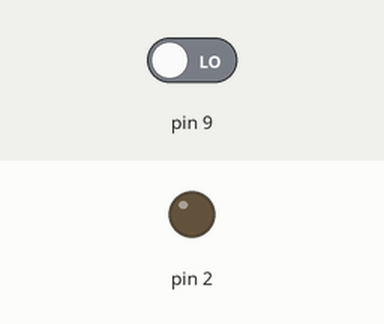
Bench run of a sketch on a simulated Arduino Uno, built with avr-gcc and run on an emulated ATmega328P. Shown: output pins drawn as LEDs (lit = HIGH). The inputs (shaded band) are chosen by the test bench; at power-on: pin 9 LOW.

Above: at 0.8 s.
0.9 s: pin 9 driven HIGH
At 2.1 s:
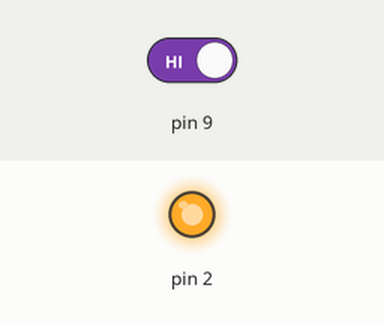
2.4 s: pin 9 driven LOW
At 3.2 s:
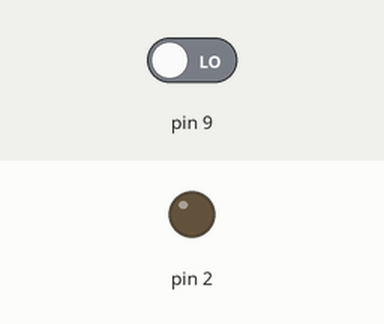
Timing chart, 0 to 5.4 s (numbered marks = the images above; inputs shaded):
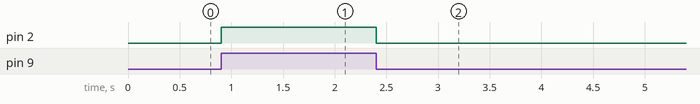

Measured:
- after the input at 0.9 s, pin 2: LOW → HIGH at once
- after the input at 2.4 s, pin 2: HIGH → LOW at once

The sketch:

embbed_c.ino
```cpp
#ifndef _AVR_ATmega328_
#define _AVR_ATmega328_
#endif
#include <avr/io.h>
int main(void)
{
  DDRB=DDRB&0b11111101;//fd
  DDRD=DDRD|0b00000100;//40
  while(1)
  {
if(PINB & 0b00000010)//02
  PORTD=PORTD|0b00000100;//40
    else
    PORTD=PORTD&0b11111011;//bf
  }
  return 0;
  }
```
